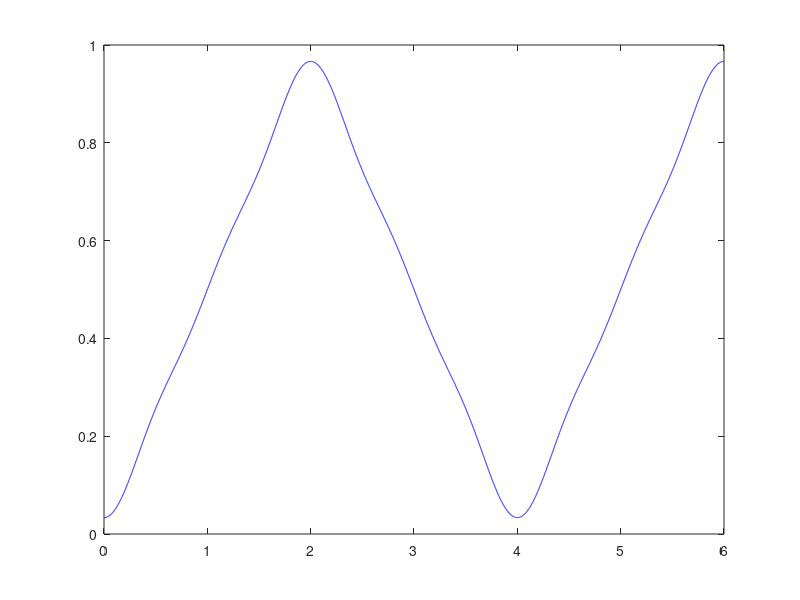

The MATLAB source for this figure:
k=input('da el numero= ');
fx=0;
sum=0;
t=0:.001:6;
ao= 1;
for i= 1:k
    ak=((2*cos(i*pi))/(i*i*pi*pi))-(2/(i*i*pi*pi));
    fx= ak*cos(i*(pi/2)*t);
    sum= sum+fx;
end
xt= (ao/2) + sum;
    plot(t,xt,'b');